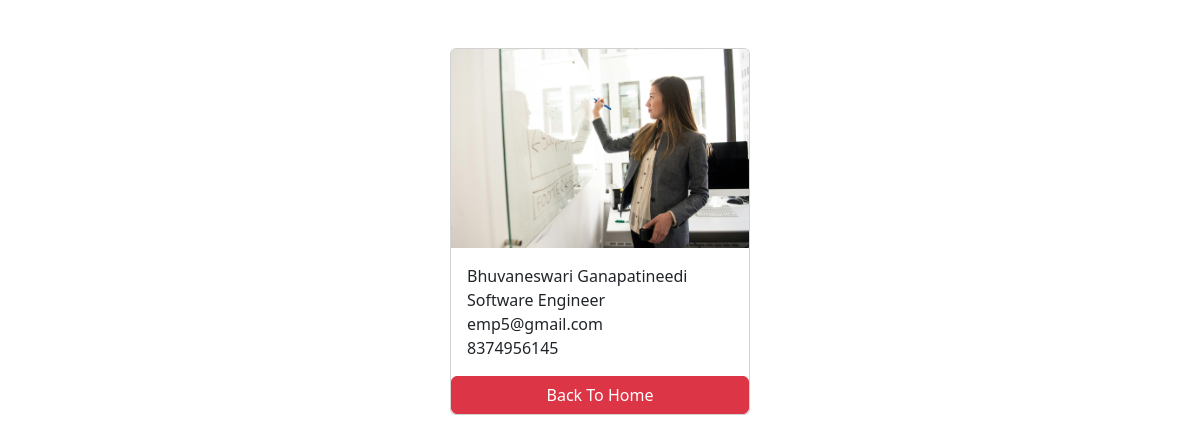
Page /employees/8/ on the committed database.
### salary/models.py (models this page shows, shortened)
class Employee(models.Model):
    first_name=models.CharField(max_length=100)
    last_name=models.CharField(max_length=100)
    photo=models.ImageField(upload_to='images')
    designation=models.CharField(max_length=100)
    email_address=models.EmailField(max_length=100,unique=True)
    phone_number=models.CharField(max_length=10)

### salary/views.py (the view)
# urls.py: path('<int:pk>/',views.employee_detail,name='employee_detail')
def employee_detail(request,pk):
    employee=get_object_or_404(Employee,pk=pk)
    context={
        'employee':employee,
    }
    return render(request,'employee_detail.html',context)

### templates/employee_detail.html (shortened to what this page needs)
<!DOCTYPE html>
<html lang="en">
<head>
    <link href="https://cdn.jsdelivr.net/npm/bootstrap@5.3.3/dist/css/bootstrap.min.css" rel="stylesheet">
</head>
<body>
    <div class="container mt-5">
        <div class="card mx-auto" style="width:300px">
            <img src="{{employee.photo.url}}" class="card-img-top" alt="">
            <div class="card-body">
                <p class="card-text m-0">{{employee.first_name}} {{employee.last_name}}</p>
                <p class="card-text m-0">{{employee.designation}}</p>
                <p class="card-text m-0">{{employee.email_address}}</p>
                <p class="card-text m-0">{{employee.phone_number}}</p>
            </div>
            <a href="{% url 'home' %}" class="btn btn-danger"> Back To Home </a>
        </div>
    </div>
</body>
</html>

### rows in the picture
Employee: photo (picture), first_name "Bhuvaneswari", last_name "Ganapatineedi", designation "Software Engineer", email_address "emp5@gmail.com", phone_number "8374956145"
